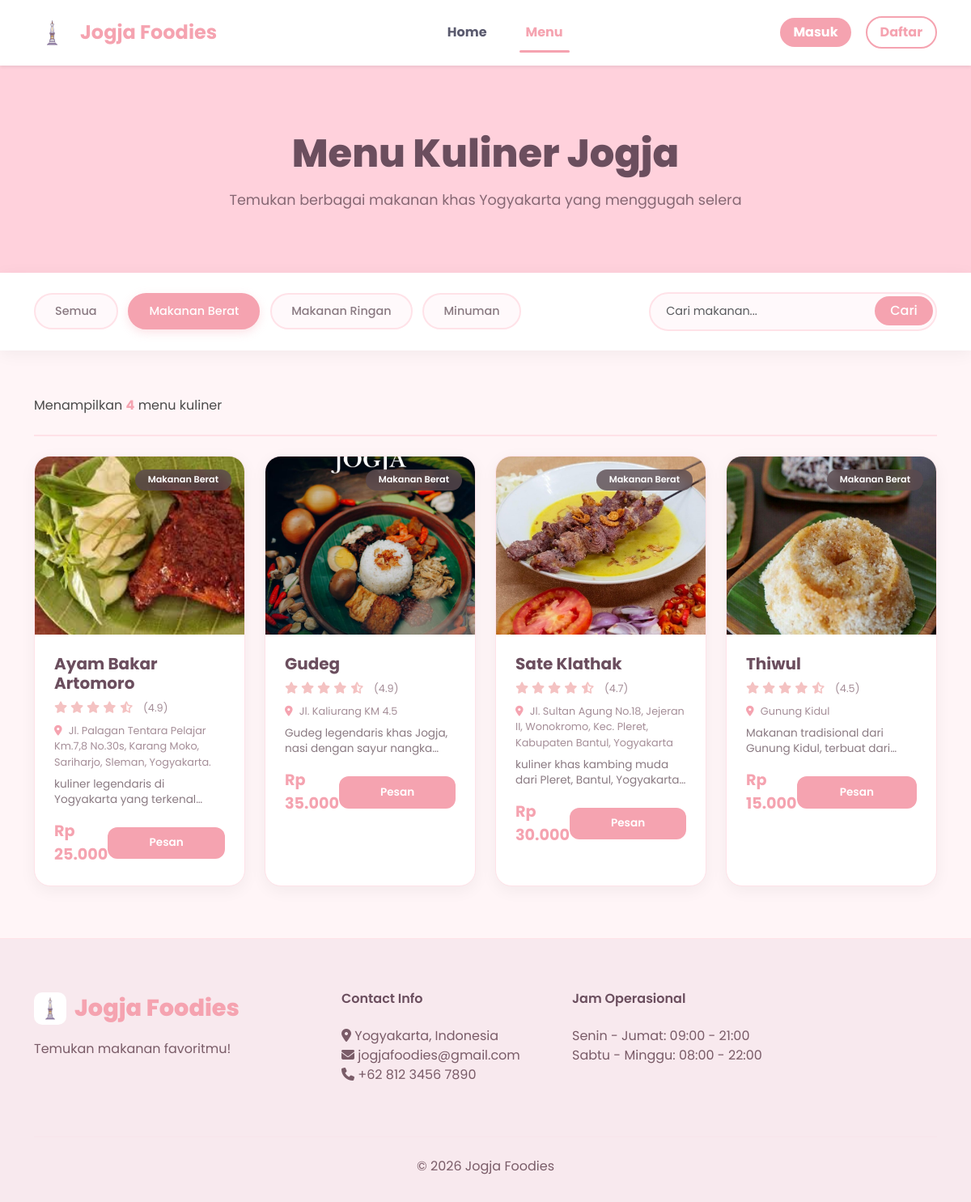
The app's page /menu.php?category=Makanan+Berat with its own data.
### tables this page shows
CREATE TABLE `foods` (
  `id` int(11) NOT NULL,
  `name` varchar(100) NOT NULL,
  `description` text DEFAULT NULL,
  `price` decimal(10,2) DEFAULT NULL,
  `image` varchar(255) DEFAULT NULL,
  `category` varchar(50) DEFAULT NULL,
  `location` varchar(255) DEFAULT NULL,
  `rating` decimal(2,1) DEFAULT 0.0,
  `created_at` timestamp NOT NULL DEFAULT current_timestamp()
);

### menu.php (the view, shortened to what this page needs)
<?php
require_once 'config/koneksi.php';
$category = isset($_GET['category']) && $_GET['category'] !== 'all'
    ? mysqli_real_escape_string($konek, $_GET['category'])
    : '';
$search = isset($_GET['search'])
    ? mysqli_real_escape_string($konek, $_GET['search'])
    : '';
$query = "SELECT * FROM foods WHERE 1=1";
if ($category) {
    $query .= " AND category = '$category'";
}
$check_column = mysqli_query($konek, "SHOW COLUMNS FROM foods LIKE 'rating'");
if(mysqli_num_rows($check_column) > 0) {
    $query .= " ORDER BY rating DESC, name ASC";
} else {
    $query .= " ORDER BY name ASC";
}
$result = mysqli_query($konek, $query);
$foods = [];
while ($row = mysqli_fetch_assoc($result)) {
    $foods[] = $row;
}
$cat_query = "SELECT DISTINCT category FROM foods ORDER BY category";
$cat_result = mysqli_query($konek, $cat_query);
$categories = [];
while ($row = mysqli_fetch_assoc($cat_result)) {
    $categories[] = $row['category'];
}
function getFoodImage($food_name) {
    $clean_name = strtolower(str_replace(' ', '', $food_name));
    $images = [
        'gudeg' => 'assets/gudeg.jpeg',
        'bakpia' => 'assets/bakpia.jpeg',
        'cendol' => 'assets/cendol.jpeg',
        'thiwul' => 'assets/thiwul.jpeg',
        'ronde' => 'assets/ronde.jpeg',
        'sate' => 'assets/sate.jpg',
        'ayam' => 'assets/ayam.jpeg',
    ];
    foreach ($images as $keyword => $path) {
        if (strpos($clean_name, $keyword) !== false) {
            return $path;
        }
    }
    return 'assets/WedangUwuh.jpeg';
}
?>
<!DOCTYPE html>
<html lang="id">
<head>
    <link href="https://cdn.jsdelivr.net/npm/bootstrap@5.3.0/dist/css/bootstrap.min.css" rel="stylesheet">
    <link rel="stylesheet" href="https://cdnjs.cloudflare.com/ajax/libs/font-awesome/6.4.0/css/all.min.css">
    <link rel="stylesheet" href="https://cdn.jsdelivr.net/npm/bootstrap-icons@1.11.3/font/bootstrap-icons.min.css">
</head>
<body>
<nav class="navbar navbar-expand-lg navbar-light bg-white sticky-top shadow-sm">
    <div class="container">
        <a class="navbar-brand d-flex align-items-center" href="index.php">
            <img src="assets/logo.jpeg" alt="Jogja Foodies Logo">
            <span class="fw-bold fs-4" style="color: #F5A3B0;">Jogja Foodies</span>
        </a>
        <div class="collapse navbar-collapse" id="navbarNav">
            <ul class="navbar-nav mx-auto">
                <li class="nav-item">
                    <a class="nav-link fw-bold" href="index.php">Home</a>
                </li>
                <li class="nav-item">
                    <a class="nav-link fw-bold active-red" href="menu.php">Menu</a>
                </li>
            </ul>
        </div>
        <div class="d-flex align-items-center" style="gap: 10px;">
            <?php if(isset($_SESSION['user_id'])): ?>
                <div class="dropdown d-inline-block">
                    <button class="btn rounded-pill px-3 dropdown-toggle" type="button" data-bs-toggle="dropdown"
                            style="background: #F5A3B0; color: white; border: none;">
                        <i class="fas fa-user-circle"></i>
                        <?= htmlspecialchars($_SESSION['full_name'] ?? $_SESSION['username']) ?>
                    </button>
                    <ul class="dropdown-menu dropdown-menu-end">
                        <li><a class="dropdown-item" href="my_orders.php">My Orders</a></li>
                        <li><hr class="dropdown-divider"></li>
                        <li><a class="dropdown-item text-danger" href="logout.php">Logout</a></li>
                    </ul>
                </div>
            <?php else: ?>
                <a href="login.php" class="btn rounded-pill px-3 me-2 fw-bold" style="background: #F5A3B0; color: white; border: none;">Masuk</a>
                <a href="register.php" class="btn rounded-pill px-3 fw-bold" style="border: 2px solid #F5A3B0; color: #F5A3B0;">Daftar</a>
            <?php endif; ?>
        </div>
    </div>
</nav>
<section class="page-header">
    <div class="container">
        <h1>Menu Kuliner Jogja</h1>
        <p>Temukan berbagai makanan khas Yogyakarta yang menggugah selera</p>
    </div>
</section>
<section class="filter-section">
    <div class="container">
        <div class="row align-items-center">
            <div class="col-lg-8">
                <div class="filter-group">
                    <a href="?category=all" class="filter-btn <?= (!isset($_GET['category']) || $_GET['category'] == 'all') ? 'active' : '' ?>">Semua</a>
                    <?php foreach($categories as $cat): ?>
                        <a href="?category=<?= urlencode($cat) ?>"
                           class="filter-btn <?= ($category == $cat) ? 'active' : '' ?>">
                            <?= htmlspecialchars($cat) ?>
                        </a>
                    <?php endforeach; ?>
                </div>
            </div>
            <div class="col-lg-4">
                <form method="GET" action="">
                    <div class="search-box">
                        <input type="text" name="search" class="form-control"
                               placeholder="Cari makanan..." value="<?= htmlspecialchars($search) ?>">
                        <button type="submit">Cari</button>
                    </div>
                </form>
            </div>
        </div>
    </div>
</section>
<section class="container my-5">
    <div class="result-info">
        <p>Menampilkan <span><?= count($foods) ?></span> menu kuliner</p>
    </div>
    <div class="row g-4">
        <?php if(count($foods) > 0): ?>
            <?php foreach($foods as $food): ?>
                <div class="col-md-6 col-lg-4 col-xl-3">
                    <div class="food-card">
                        <div class="card-img-wrapper">
                            <img src="<?= getFoodImage($food['name']) ?>" alt="<?= htmlspecialchars($food['name']) ?>">
                            <span class="category-badge"><?= htmlspecialchars($food['category']) ?></span>
                        </div>
                        <div class="p-4">
                            <h5 class="fw-bold mb-2" style="color: #6B4E5E;"><?= htmlspecialchars($food['name']) ?></h5>
                            <div class="rating">
                                <?php
                                $full = floor($food['rating']);
                                $half = ($food['rating'] - $full) >= 0.5;
                                for($i = 1; $i <= 5; $i++): ?>
                                    <?php if($i <= $full): ?>
                                        <i class="fas fa-star"></i>
                                    <?php elseif($half && $i == $full + 1): ?>
                                        <i class="fas fa-star-half-alt"></i>
                                    <?php else: ?>
                                        <i class="far fa-star"></i>
                                    <?php endif; ?>
                                <?php endfor; ?>
                                <span>(<?= number_format($food['rating'], 1) ?>)</span>
                            </div>
                            <div class="location">
                                <i class="fas fa-map-marker-alt"></i> <?= htmlspecialchars($food['location']) ?>
                            </div>
                            <div class="food-description">
                                <?= htmlspecialchars(substr($food['description'] ?? '', 0, 70)) ?>...
                            </div>
                            <div class="d-flex justify-content-between align-items-center mt-3">
                                <span class="price">Rp <?= number_format($food['price'], 0, ',', '.') ?></span>
                                <a href="order.php?id=<?= $food['id'] ?>" class="btn-order">Pesan</a>
                            </div>
                        </div>
                    </div>
                </div>
            <?php endforeach; ?>
        <?php endif; ?>
    </div>
</section>
<footer>
    <div class="container">
        <div class="row">
            <div class="col-md-4 mb-4">
                <div class="footer-brand">
                    <img src="assets/logo.jpeg" alt="Jogja Foodies Logo">
                    Jogja Foodies
                </div>
                <p>Temukan makanan favoritmu!</p>
            </div>
            <div class="col-md-3 mb-4">
                <h6>Contact Info</h6>
                <ul class="list-unstyled">
                    <li><i class="fas fa-map-marker-alt"></i> Yogyakarta, Indonesia</li>
                    <li><i class="fas fa-envelope"></i> jogjafoodies@gmail.com</li>
                    <li><i class="fas fa-phone"></i> +62 812 3456 7890</li>
                </ul>
            </div>
            <div class="col-md-3 mb-4">
                <h6>Jam Operasional</h6>
                <ul class="list-unstyled">
                    <li>Senin - Jumat: 09:00 - 21:00</li>
                    <li>Sabtu - Minggu: 08:00 - 22:00</li>
                </ul>
            </div>
        </div>
        <hr class="my-4" style="border-color: rgba(245,163,176,0.2);">
        <div class="text-center">
            <p class="mb-0">&copy; 2026 Jogja Foodies</p>
        </div>
    </div>
</footer>
</body>
</html>

### menu.php (style rules this page uses)
* { margin: 0; padding: 0; box-sizing: border-box; }
body { font-family: 'Poppins', sans-serif; background: #FFF5F7; color: #4A4A4A; }
:root { --pastel-pink: #FFB7C5; --pastel-pink-dark: #F5A3B0; --pastel-mauve: #E8D1E0; --pastel-blush: #FFD1DC; --pastel-rose: #F7CAC9; --pastel-lavender: #E6E6FA; --text-soft: #5A5A6E; --white-soft: #FFF9FB; }
.navbar { background: #FFFFFF; box-shadow: 0 2px 20px rgba(0,0,0,0.04); padding: 0.8rem 0; }
.navbar-brand { font-size: 1.6rem; font-weight: 800; color: #F5A3B0 !important; display: flex; align-items: center; gap: 12px; }
.navbar-brand img { height: 45px; width: auto; border-radius: 12px; object-fit: cover; }
.nav-link { color: #5A5A6E !important; font-weight: 500; margin: 0 1rem; transition: all 0.3s; }
.nav-link.active-red { color: #F5A3B0 !important; font-weight: 600; position: relative; }
.nav-link.active-red::after { content: ''; position: absolute; bottom: -5px; left: 0; width: 100%; height: 3px; background: #F5A3B0; border-radius: 3px; }
.btn-order { display: inline-block; background: #F5A3B0; border: none; border-radius: 12px; padding: 0.6rem; color: white; font-weight: 600; transition: all 0.3s; width: 100%; text-align: center; text-decoration: none; font-size: 0.85rem; }
.page-header { background: #FFD1DC; padding: 80px 0 60px; color: #6B4E5E; text-align: center; }
.page-header h1 { font-size: 3rem; font-weight: 800; margin-bottom: 1rem; color: #6B4E5E; }
.page-header p { font-size: 1.1rem; opacity: 0.9; color: #7A5C68; }
.filter-section { background: white; padding: 1.5rem 0; box-shadow: 0 4px 20px rgba(0,0,0,0.05); position: sticky; top: 76px; z-index: 99; }
.filter-group { display: flex; flex-wrap: wrap; gap: 0.8rem; }
.filter-btn { padding: 0.6rem 1.5rem; border-radius: 50px; background: #FFF9FB; color: #8A7A82; text-decoration: none; font-weight: 500; transition: all 0.3s; border: 2px solid #FFE2E8; font-size: 0.9rem; }
.filter-btn.active { background: #F5A3B0; color: white; border-color: #F5A3B0; box-shadow: 0 4px 12px rgba(245,163,176,0.3); }
.search-box { position: relative; }
.search-box input { border-radius: 50px; padding: 0.7rem 1.2rem; border: 2px solid #FFE2E8; background: #FFF9FB; font-size: 0.9rem; width: 100%; }
.search-box button { position: absolute; right: 5px; top: 5px; background: #F5A3B0; border: none; border-radius: 50px; padding: 0.4rem 1.2rem; color: white; font-weight: 500; }
.result-info { margin: 1.5rem 0; padding: 0.5rem 0; border-bottom: 2px solid #FFE2E8; }
.result-info span { color: #F5A3B0; font-weight: 700; }
.food-card { background: white; border-radius: 20px; overflow: hidden; transition: all 0.4s; height: 100%; box-shadow: 0 5px 20px rgba(0,0,0,0.05); border: 1px solid #FFE2E8; }
.card-img-wrapper { position: relative; overflow: hidden; height: 220px; }
.card-img-wrapper img { width: 100%; height: 100%; object-fit: cover; transition: transform 0.5s; }
.category-badge { position: absolute; top: 1rem; right: 1rem; background: rgba(90,74,79,0.8); backdrop-filter: blur(5px); color: white; padding: 0.3rem 1rem; border-radius: 50px; font-size: 0.7rem; font-weight: 600; }
.rating { color: #F4C2C2; margin: 0.5rem 0; font-size: 0.9rem; }
.rating span { color: #A58E98; margin-left: 0.5rem; font-size: 0.8rem; }
.price { font-size: 1.2rem; font-weight: 700; color: #F5A3B0; }
.location { color: #A58E98; font-size: 0.8rem; margin: 0.5rem 0; }
.location i { color: #F5A3B0; margin-right: 0.3rem; }
.food-description { color: #8A7A82; font-size: 0.85rem; line-height: 1.4; margin: 0.5rem 0; display: -webkit-box; -webkit-line-clamp: 2; -webkit-box-orient: vertical; overflow: hidden; }
footer { background: #F8E9EE; color: #7A5C68; padding: 4rem 0 2rem; margin-top: 4rem; border-top: 1px solid #FFE2E8; }
.footer-brand { font-size: 1.8rem; font-weight: 800; color: #F5A3B0; margin-bottom: 1rem; display: inline-flex; align-items: center; gap: 10px; }
.footer-brand img { height: 40px; width: auto; border-radius: 10px; }
footer h6 { color: #6B4E5E; font-weight: 600; margin-bottom: 1.5rem; }

### records on screen
foods: shows a picture, category "Makanan Berat", name "Ayam Bakar Artomoro", rating "4.9", location "Jl. Palagan Tentara Pelajar Km.7,8 No.30s, Karang Moko, Sariharjo, Sleman, Yogyakarta.", description "kuliner legendaris di Yogyakarta yang…", price "25.000"
foods: shows a picture, category "Makanan Berat", name "Gudeg", rating "4.9", location "Jl. Kaliurang KM 4.5", description "Gudeg legendaris khas Jogja, nasi dengan sayur…", price "35.000"
foods: shows a picture, category "Makanan Berat", name "Sate Klathak", rating "4.7", location "Jl. Sultan Agung No.18, Jejeran II, Wonokromo, Kec. Pleret, Kabupaten Bantul, Yogyakarta", description "kuliner khas kambing muda dari Pleret, Bantul,…", price "30.000"
foods: shows a picture, category "Makanan Berat", name "Thiwul", rating "4.5", location "Gunung Kidul", description "Makanan tradisional dari Gunung Kidul, terbuat…", price "15.000"

### other values on screen
$cat "Makanan Berat"
$cat "Makanan Ringan"
$cat "Minuman"
count($foods) "4"
